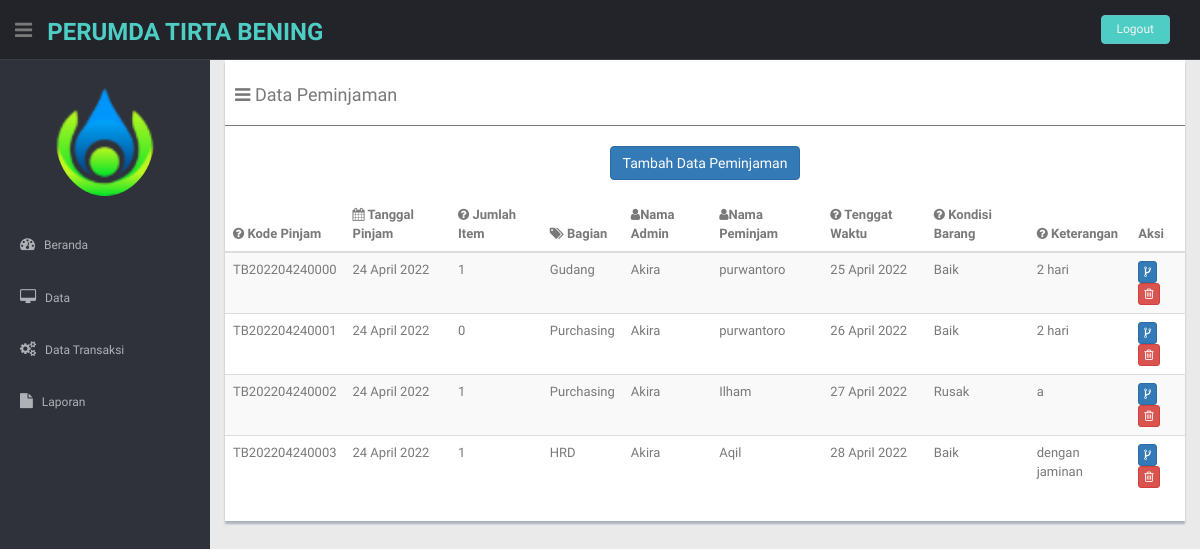
The page /Admin/beranda.php?hal=dataPenerimaan on the database its author committed.
### tables this page shows
CREATE TABLE `tbpenerimaan` (
  `kode_terima` varchar(20) NOT NULL,
  `tanggal_terima` date NOT NULL,
  `jumlah_item` int(11) NOT NULL,
  `kode_departement` varchar(6) NOT NULL,
  `id_login` varchar(6) NOT NULL,
  `tenggat_waktu` date DEFAULT NULL,
  `kondisi_barang` varchar(255) NOT NULL,
  `nama_peminjam` varchar(255) NOT NULL,
  `keterangan` varchar(30) NOT NULL
);

CREATE TABLE `tbdepartement` (
  `kode_departement` varchar(6) NOT NULL,
  `nama_departement` varchar(30) NOT NULL,
  `ext` varchar(3) NOT NULL,
  `nama_manager` varchar(30) NOT NULL
);

### Admin/fungsiTanggal.php (called while the page is built)
<?php
	function tgl_indo($tanggal){
		$bulan = array(
			1 => 'Januari',
			'Februari',
			'Maret',
			'April',
			'Mei',
			'Juni',
			'Juli',
			'Agustus',
			'September',
			'Oktober',
			'November',
			'Desember',
		);
	$pecahkan = explode('-', $tanggal);
	return $pecahkan[2] . ' ' . $bulan[(int) $pecahkan[1]] . ' ' . $pecahkan [0];
}
?>

### Admin/penerimaan/dataPenerimaan.php (the view, shortened to what this page needs)
<?php
  include "fungsiTanggal.php";
?>
<section id="main-content">
 <section class="wrapper">
<div class="row ">
          <div class="col-md-12">
            <div class="content-panel">
              <table class="table table-striped table-advance table-hover">
                <h4><i class="fa fa-bars"></i> Data Peminjaman</h4>
                <hr>
                <div class="text-center">
                  <a href="?hal=tambahPenerimaan" class="btn btn-primary"> Tambah Data Peminjaman</a>
                </div>
                <br>
                <thead>
                   <?php
                      include "../koneksi.php";
                      $query = mysqli_query($sambungin,"SELECT * FROM tbpenerimaan left join tblogin on tbpenerimaan.id_login = tblogin.id_login left join tbdepartement on tbpenerimaan.kode_departement = tbdepartement.kode_departement ");
                    ?>
                  <tr>
                    <th class="hidden-phone"><i class="fa fa-question-circle"></i> Kode Pinjam</th>
                    <th class="hidden-phone"><i class="fa fa-calendar"></i> Tanggal Pinjam</th>
                    <th class="hidden-phone"><i class="fa fa-question-circle"></i> Jumlah Item</th>
                    <th class="hidden-phone"><i class="fa fa-tags"></i> Bagian</th>
                     <th class="hidden-phone"><i class="fa fa-user"></i>Nama Admin</th>
                     <th class="hidden-phone"><i class="fa fa-user"></i>Nama Peminjam</th>
                    <th class="hidden-phone"><i class="fa fa-question-circle"></i> Tenggat Waktu </th>
                    <th class="hidden-phone"><i class="fa fa-question-circle"></i> Kondisi Barang </th>
                    <th class="hidden-phone"><i class="fa fa-question-circle"></i> Keterangan </th>
                    <th>Aksi</th>
                  </tr>
                </thead>
                <tbody>
                  <?php
                    while($data = mysqli_fetch_array($query)){
                  ?>
                    <td class="hidden-phone"><?php echo $data['kode_terima'] ?></td>
                     <td class="hidden-phone"><?php echo tgl_indo ($data['tanggal_terima']); ?></td>
                     <td class="hidden-phone"><?php echo $data['jumlah_item'] ?></td>
                     <td class="hidden-phone"><?php echo $data['nama_departement'] ?></td>
                     <td class="hidden-phone"><?php echo $data['nama_admin'] ?></td>
                     <td class="hidden-phone"><?php echo $data['nama_peminjam'] ?></td>
                     <td class="hidden-phone"><?php echo tgl_indo ($data['tenggat_waktu']); ?></td>
                     <td class="hidden-phone"><?php echo $data['kondisi_barang'] ?></td>
                     <td class="hidden-phone"><?php echo $data['keterangan'] ?></td>
                    <td>
                      <a href="beranda.php?hal=detailPenerimaan&kode_terima=<?php echo $data['kode_terima'] ?>" class="btn btn-primary btn-xs"><i class="fa fa-code-fork" data-toggle="tooltip" title="Detail"></i></a>
                      <a href="penerimaan/hapusPenerimaan.php?kode_terima=<?php echo $data['kode_terima'] ?>" class="btn btn-danger btn-xs" onclick="return confirm('Yakin Akan dihapus?')" ><i class="fa fa-trash-o "></i></a>
                    </td>
                    <?php
                }
              ?>
                </tbody>
              </table>
            </div>
          </div>
        </div>
</section>
</section>

### Admin/beranda.php (shortened to what this page needs)
<!DOCTYPE html>
<html lang="en">
<head>
  <link href="../lib/bootstrap/css/bootstrap.min.css" rel="stylesheet">
  <link href="../lib/font-awesome/css/font-awesome.css" rel="stylesheet" />
  <link rel="stylesheet" type="text/css" href="../css/zabuto_calendar.css">
  <link rel="stylesheet" type="text/css" href="../lib/gritter/css/jquery.gritter.css" />
  <link href="../css/style.css" rel="stylesheet">
  <link href="../css/style-responsive.css" rel="stylesheet">
</head>
<body>
  <section id="container">
    <header class="header black-bg">
      <div class="sidebar-toggle-box">
        <div class="fa fa-bars tooltips" data-placement="right" data-original-title="Toggle Navigation"></div>
      </div>
      <a href="index.html" class="logo"><b><span>Perumda Tirta Bening</span></b></a>
      <div class="top-menu">
        <ul class="nav pull-right top-menu">
          <li><a class="logout" href="logout.php">Logout</a></li>
        </ul>
      </div>
    </header>
    <aside>
      <div id="sidebar" class="nav-collapse ">
        <ul class="sidebar-menu" id="nav-accordion">
          <p class="centered"><a href="profile.html"><img src="../foto/logopdam.png" class="img-circle" width="100cm"></a></p>
          <li class="mt">
            <a class="" href="index.php">
              <i class="fa fa-dashboard"></i>
              <span>Beranda</span>
              </a>
          </li>
          <li class="sub-menu">
            <a href="javascript:;">
              <i class="fa fa-desktop"></i>
              <span>Data</span>
              </a>
          </li>
          <li class="sub-menu">
            <a href="javascript:;">
              <i class="fa fa-cogs"></i>
              <span>Data Transaksi</span>
              </a>
          </li>
            <li class="sub-menu">
            <a href="javascript:;">
              <i class="fa fa-file"></i>
              <span>Laporan</span>
              </a>
          </li>
      </div>
    </aside>
      <?php
        include "isi.php";
      ?>
  </section>
</body>
</html>

### Admin/isi.php (shortened to what this page needs)
<?php
if($_GET['hal']=='beranda')
	{include "beranda.php";}
else if($_GET['hal']=='home')
	{include "home.php";}
else if($_GET['hal']=='dataKategori')
	{include "dataKategori/dataKategori.php";}
else if($_GET['hal']=='tambahKategori')
	{include "dataKategori/tambahKategori.php";}
else if($_GET['hal']=='ubahKategori')
	{include "dataKategori/ubahKategori.php";}
else if($_GET['hal']=='dataBarang')
	{include "dataBarang/dataBarang.php";}
else if($_GET['hal']=='tambahBarang')
	{include "dataBarang/tambahBarang.php";}
else if($_GET['hal']=='ubahBarang')
	{include "dataBarang/ubahBarang.php";}
else if($_GET['hal']=='dataAdmin')
	{include "dataAdmin/dataAdmin.php";}
else if($_GET['hal']=='tambahAdmin')
	{include "dataAdmin/tambahAdmin.php";}
else if($_GET['hal']=='ubahAdmin')
	{include "dataAdmin/ubahAdmin.php";}
else if($_GET['hal']=='dataDepartement')
	{include "dataDepartement/dataDepartement.php";}
else if($_GET['hal']=='tambahDepartement')
	{include "dataDepartement/tambahDepartement.php";}
else if($_GET['hal']=='ubahDepartement')
	{include "dataDepartement/ubahDepartement.php";}
else if($_GET['hal']=='dataPenerimaan')
	{include "penerimaan/dataPenerimaan.php";}
?>

### css/style.css (style rules this page uses)
body { color: #797979; background: #eaeaea; font-family: "Ruda", sans-serif; padding: 0px !important; margin: 0px !important; font-size: 13px; }
ul li { list-style: none; }
a, a:hover, a:focus { text-decoration: none; outline: none; }
#container { width: 100%; height: 100%; }
hr { margin-top: 20px; margin-bottom: 20px; border: 0; border-top: 1px solid #797979; }
.centered { text-align: center; }
.mt { margin-top: 25px; }
ul.top-menu > li > .logout { color: #f2f2f2; font-size: 12px; border-radius: 4px; -webkit-border-radius: 4px; border: 1px solid #64c3c2 !important; padding: 5px 15px; margin-right: 15px; background: #4ecdc4; margin-top: 15px; }
#sidebar { width: 210px; height: 100%; position: fixed; background: #2f323a; }
#sidebar ul li { position: relative; }
ul.sidebar-menu, ul.sidebar-menu li ul.sub { margin: -2px 0 0; padding: 0; }
ul.sidebar-menu { margin-top: 75px; }
ul.sidebar-menu li { margin-bottom: 5px; margin-left: 10px; margin-right: 10px; }
ul.sidebar-menu li.sub-menu { line-height: 15px; }
ul.sidebar-menu li a span { display: inline-block; }
ul.sidebar-menu li a { color: #aeb2b7; text-decoration: none; display: block; padding: 15px 0 15px 10px; font-size: 12px; outline: none; -webkit-transition: all 0.3s ease; -moz-transition: all 0.3s ease; -o-transition: all 0.3s ease; -ms-transition: all 0.3s ease; transition: all 0.3s ease; }
ul.sidebar-menu li a i { font-size: 15px; padding-right: 6px; }
#main-content { margin-left: 210px; }
.header, .footer { min-height: 60px; padding: 0 15px; }
.header { position: fixed; left: 0; right: 0; z-index: 1002; }
.black-bg { background: #22242a; border-bottom: 1px solid #393d46; }
.wrapper { display: inline-block; margin-top: 60px; padding-left: 15px; padding-right: 15px; padding-bottom: 15px; padding-top: 0px; width: 100%; }
a.logo { font-size: 24px; color: #f2f2f2; float: left; margin-top: 15px; text-transform: uppercase; }
a.logo b { font-weight: 900; }
a.logo span { color: #4ecdc4; }
#top_menu .nav > li, ul.top-menu > li { float: left; }
ul.top-menu > li > a { color: #666666; font-size: 16px; border-radius: 4px; -webkit-border-radius: 4px; border: 1px solid #666666 !important; padding: 2px 6px; margin-right: 15px; }
.sidebar-toggle-box { float: left; padding-right: 15px; margin-top: 20px; }
.sidebar-toggle-box .fa-bars { cursor: pointer; display: inline-block; font-size: 20px; }
.content-panel { background: #ffffff; box-shadow: 0px 3px 2px #aab2bd; padding-top: 15px; padding-bottom: 5px; }
.content-panel h4 { margin-left: 10px; }

### rows shown on the page
tbpenerimaan: kode_terima "TB202204240000", tanggal_terima "24 April 2022", jumlah_item "1", kode_departement.nama_departement "Gudang", id_login.nama_admin "Akira", nama_peminjam "purwantoro", tenggat_waktu "25 April 2022", kondisi_barang "Baik", keterangan "2 hari"
tbpenerimaan: kode_terima "TB202204240001", tanggal_terima "24 April 2022", jumlah_item "0", kode_departement.nama_departement "Purchasing", id_login.nama_admin "Akira", nama_peminjam "purwantoro", tenggat_waktu "26 April 2022", kondisi_barang "Baik", keterangan "2 hari"
tbpenerimaan: kode_terima "TB202204240002", tanggal_terima "24 April 2022", jumlah_item "1", kode_departement.nama_departement "Purchasing", id_login.nama_admin "Akira", nama_peminjam "Ilham", tenggat_waktu "27 April 2022", kondisi_barang "Rusak", keterangan "a"
tbpenerimaan: kode_terima "TB202204240003", tanggal_terima "24 April 2022", jumlah_item "1", kode_departement.nama_departement "HRD", id_login.nama_admin "Akira", nama_peminjam "Aqil", tenggat_waktu "28 April 2022", kondisi_barang "Baik", keterangan "dengan jaminan"
